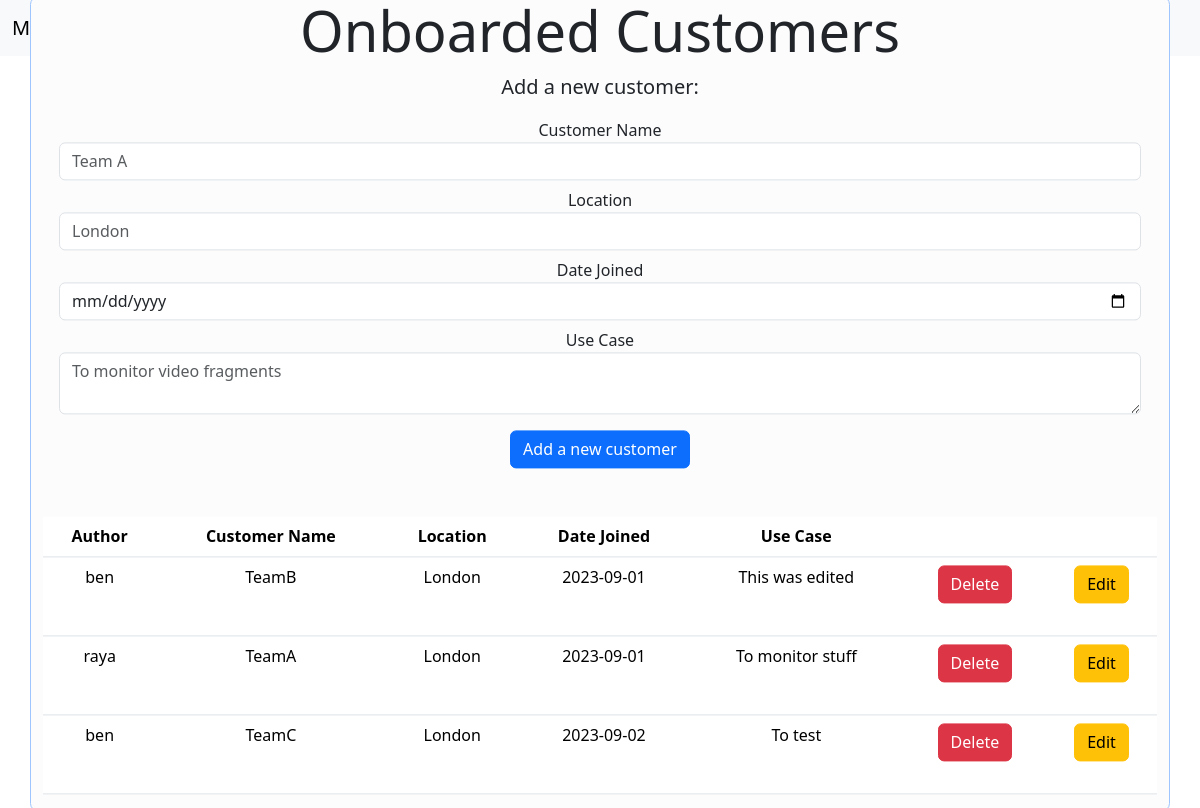
The app's page /customers_database (signed in), older data.
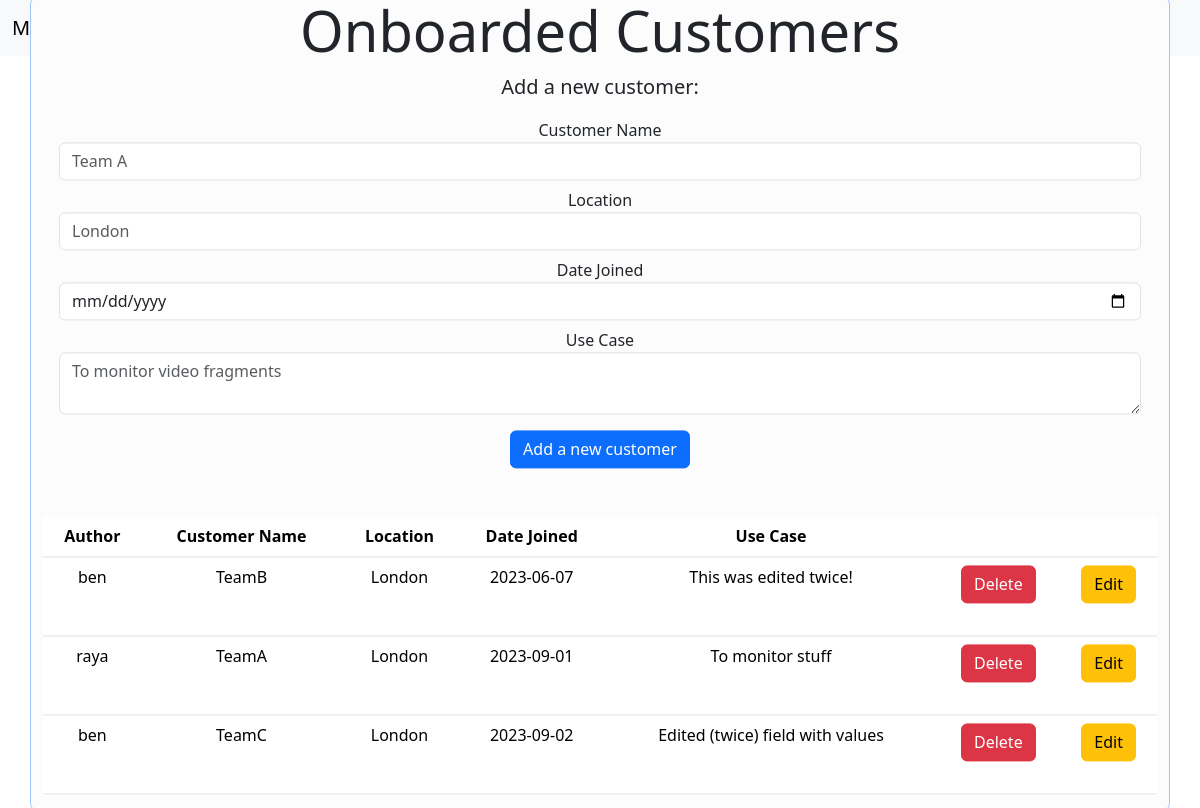
The same page, newer data.
### tables this page shows
CREATE TABLE customers (name VARCHAR PRIMARY KEY UNIQUE NOT NULL, author VARCHAR NOT NULL, dateJoined TEXT NOT NULL, useCase TEXT NOT NULL, location TEXT NOT NULL);

### main.py (the view)
@app.route("/customers_database")
@login_required
def customers_database():
    form = create_customer_form()
    connection = sqlite3.connect("database.db")
    connection.row_factory = sqlite3.Row
    current = connection.cursor()
    currentUser = current_user.username
    isAdmin = current_user.isAdmin
    current.execute("select * from customers")
    rows = current.fetchall();
    return render_template("customers_database.html", rows = rows, form=form, currentUser = currentUser, isAdmin = isAdmin)

### forms.py (shortened to what this page needs)
    class customer_form(FlaskForm):
        name = StringField('Customer Name', default = nameValue, validators=[InputRequired(), Length(min=3, max=20)], render_kw={"placeholder": "Team A", "class":"form-control"})
        location = StringField('Location', default = locationValue, validators=[InputRequired(), Length(min=2, max=20)], render_kw={"placeholder": "London", "class":"form-control"})
        dateJoined = DateField('Date Joined', default = dateJoinedValue, validators=[InputRequired()], render_kw={"class":"form-control"})
        useCase = TextAreaField('Use Case', default = useCaseValue, validators=[InputRequired(), Length(max=300)], render_kw={"placeholder": "To monitor video fragments", "class":"form-control"})

### forms.py (called while the page is built, shortened)
def create_customer_form(
    nameValue: str = '',
    dateJoinedValue: str = '',
    locationValue: str = '',
    useCaseValue: str = ''
):
    class customer_form(FlaskForm):
        name = StringField('Customer Name', default = nameValue, validators=[InputRequired(), Length(min=3, max=20)], render_kw={"placeholder": "Team A", "class":"form-control"})
        location = StringField('Location', default = locationValue, validators=[InputRequired(), Length(min=2, max=20)], render_kw={"placeholder": "London", "class":"form-control"})
        dateJoined = DateField('Date Joined', default = dateJoinedValue, validators=[InputRequired()], render_kw={"class":"form-control"})
        useCase = TextAreaField('Use Case', default = useCaseValue, validators=[InputRequired(), Length(max=300)], render_kw={"placeholder": "To monitor video fragments", "class":"form-control"})
    return customer_form()

### main.py (called while the page is built)
@login_manager.user_loader
def load_user(id):
    try:
        connection = sqlite3.connect("database.db")
        cursor = connection.cursor()
        cursor.execute("SELECT * FROM users WHERE id = (?)",[id])
        result = cursor.fetchone()
        if result is None:
            return None
        else:
            return User(result[0], result[1], result[2], result[3], result[4])
    except Exception as e:
        return e

### templates/customers_database.html (shortened to what this page needs)
<!DOCTYPE html>
<html lang="en" dir="ltr">
  <head>
    <link href="https://cdn.jsdelivr.net/npm/bootstrap@5.3.1/dist/css/bootstrap.min.css" rel="stylesheet">
  </head>
  <body>
    <nav class="navbar navbar-expand-lg navbar-light bg-light">
      <div class="container-fluid">
        <a class="navbar-brand" href="{{ url_for('home') }}">MyAgileProject</a>
    </div>
    </nav>
    <div class="jumbotron">
        <div class="container-md bg-light-subtle border border-primary-subtle rounded-3 text-center position-absolute top-50 start-50 translate-middle">
            <h1 class="display-4">Onboarded Customers</h1>
            <p class="lead">Add a new customer:</p>
            <form class="form" action = "{{ url_for('add_customer') }}" method = "POST">
                <div class="form-group mx-sm-3 mb-2">
                    {{ form.name.label() }}
                    {% if form.name.errors %}
                        {{ form.name() }}
                        <div class="invalid-feedback">
                        {% for error in form.name.errors %}
                        <span>* {{ error }}</span>
                        {% endfor %}
                        </div>
                    {%else%}
                        {{ form.name() }}
                    {% endif %}
                </div>
                <div class="form-group mx-sm-3 mb-2">
                    {{ form.location.label() }}
                    {% if form.location.errors %}
                        {{ form.location() }}
                        <div class="invalid-feedback">
                        {% for error in form.location.errors %}
                        <span>* {{ error }}</span>
                        {% endfor %}
                        </div>
                    {%else%}
                        {{ form.location() }}
                    {% endif %}
                </div>
                <div class="form-group mx-sm-3 mb-2">
                    {{ form.dateJoined.label() }}
                    {% if form.dateJoined.errors %}
                        {{ form.dateJoined() }}
                        <div class="invalid-feedback">
                        {% for error in form.dateJoined.errors %}
                        <span>* {{ error }}</span>
                        {% endfor %}
                        </div>
                    {%else%}
                        {{ form.dateJoined() }}
                    {% endif %}
                </div>
                <div class="form-group mx-sm-3 mb-3">
                    {{ form.useCase.label() }}
                    {% if form.useCase.errors %}
                        {{ form.useCase() }}
                        <div class="invalid-feedback">
                        {% for error in form.useCase.errors %}
                        <span>* {{ error }}</span>
                        {% endfor %}
                        </div>
                    {%else%}
                        {{ form.useCase() }}
                    {% endif %}
                </div>
                <button type="submit" class="btn btn-primary mb-4">Add a new customer</button>
            </form>
            <br>
            <table class="table">
                <thead>
                    <tr>
                        <th scope="col">Author</th>
                        <th scope="col">Customer Name</th>
                        <th scope="col">Location</th>
                        <th scope="col">Date Joined</th>
                        <th scope="col">Use Case</th>
                        <th scope="col"></th>
                        <th scope="col"></th>
                    </tr>
                </thead>
                <tbody>
                    {% for row in rows %}
                        <tr>
                            <td>
                                {{row["author"]}}
                            </td>
                            <td>
                                {{row["name"]}}
                            </td>
                            <td>
                                {{row["location"]}}
                            </td>
                            <td>
                                {{row["dateJoined"]}}
                            </td>
                            <td>
                                {{row["useCase"]}}
                            </td>
                            {% if row["author"] == currentUser or isAdmin == "True"%}
                            <td>
                                <form action="{{ url_for('delete_customer', customer_name = row['name']) }}" method= "POST">
                                    <button type="submit" class="btn btn-danger mb-4">Delete</button>
                                </form>
                            </td>
                            <td>
                                <a class="btn btn-warning my-2 my-sm-0" href="{{ url_for('update_customer', name = row['name'], dateJoined = row['dateJoined'], location = row['location'], useCase = row['useCase']) }}">Edit</a>
                            </td>
                            {% endif %}
                        </tr>
                    {%endfor%}
                </tbody>
            </table>
        </div>
    </div>
  </body>
</html>

Row changes from the older to the newer data that the page shows:
changed customers "TeamB": dateJoined "2023-09-01" → "2023-06-07"; useCase "This was edited" → "This was edited twice!"
changed customers "TeamC": useCase "To test" → "Edited (twice) field with values"
